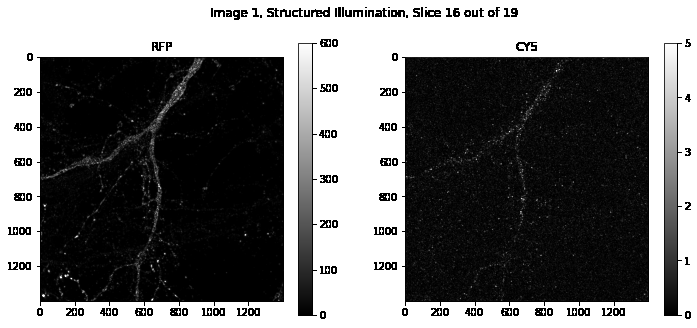
#> input picture Img/Base.png, 697 x 328 px
$ python -i funcs.py   (imports and definitions only)
#> lines starting #> are read from the running program, lines starting #| are printed output that depends on the picture
#> further down, picture is the input picture: shape (328, 697, 3); min 0, max 255, mean 114.7
import cv2 as cv
import numpy as np

def get_biggest_object (image):
    image = image.astype('uint8')
    nb_components, output, stats, centroids = cv.connectedComponentsWithStats(image, connectivity=8)
    sizes = stats[:, -1]

    max_label = 1
    max_size = sizes[1]
    for i in range(2, nb_components):
        if sizes[i] > max_size:
            max_label = i
            max_size = sizes[i]

    img2 = np.zeros(output.shape)
    img2[output == max_label] = 1
    return img2

def process_img (img):
    ret,temp_img = cv.threshold(img,60,1,cv.THRESH_TOZERO)
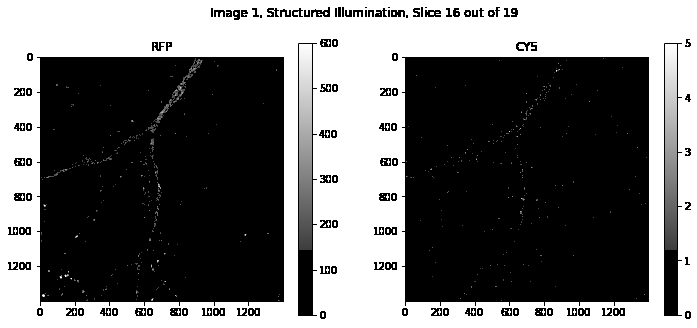
#> temp_img: shape (328, 697, 3); min 0, max 255, mean 111

    kernel_cl1 = np.ones((19,19),np.uint8)
    temp_img = cv.morphologyEx(temp_img, cv.MORPH_DILATE, kernel_cl1)
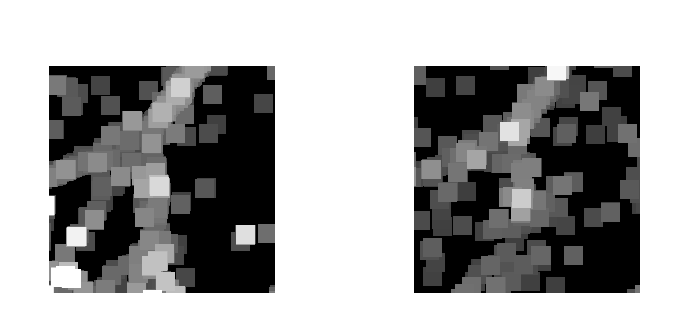
#> temp_img: shape (328, 697, 3); min 0, max 255, mean 166.1

    temp_mask = get_biggest_object(temp_img)
    temp_img = temp_img*temp_mask

    kernel_cl1 = np.ones((19,19),np.uint8)
    temp_img = cv.morphologyEx(temp_img, cv.MORPH_ERODE, kernel_cl1)

    kernel_op1 = np.ones((6,6),np.uint8)
    temp_img = cv.morphologyEx(temp_img, cv.MORPH_OPEN, kernel_op1)

    kernel_cl1 = np.ones((19,19),np.uint8)
    temp_img = cv.morphologyEx(temp_img, cv.MORPH_CLOSE, kernel_cl1)

    ret,final_mask = cv.threshold(temp_img,20,1,cv.THRESH_BINARY)


    return final_mask

>>> import cv2
>>> picture = cv2.imread('../Img/Base.png')
#> (the run stopped early here; a loop or call above may not have finished)
